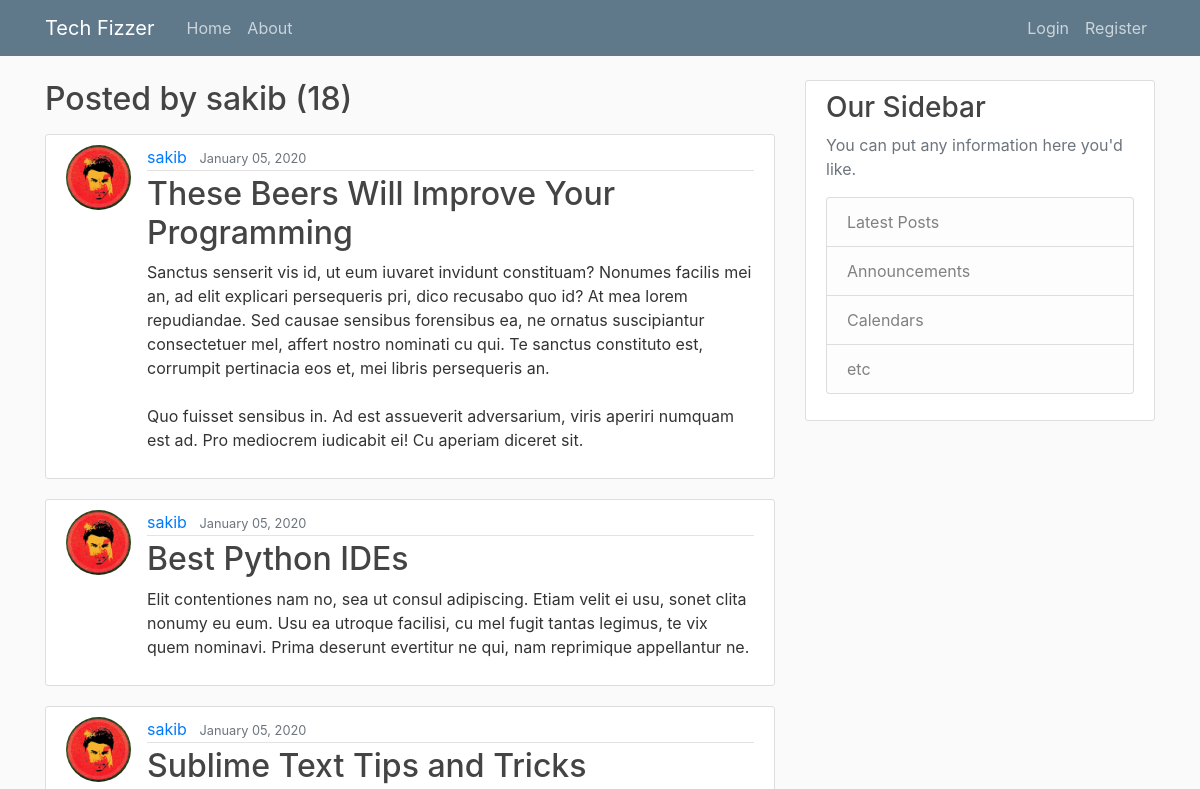
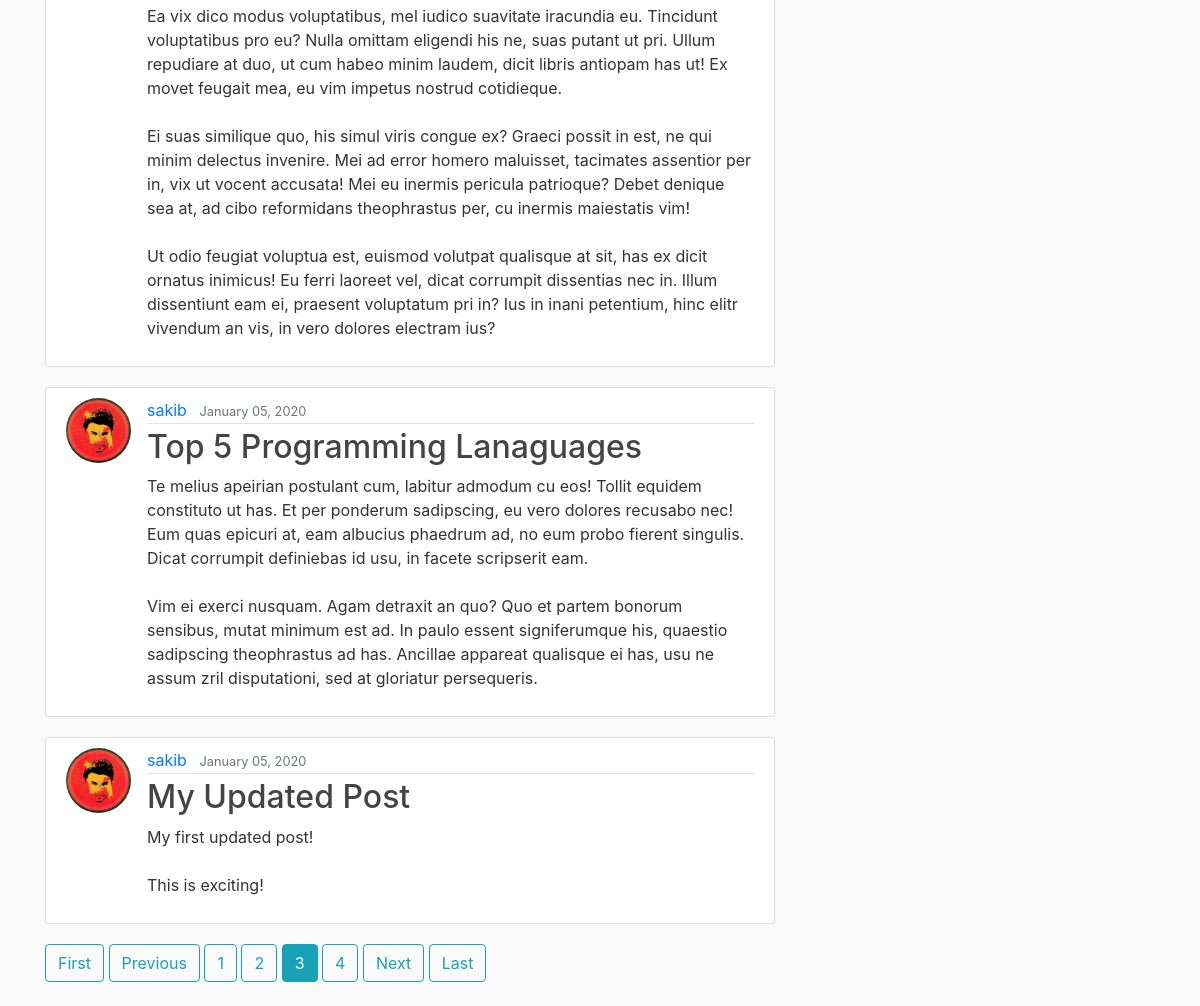
Screenshot of /user/sakib/?page=3 with the database file from the repository (2 pictures, top to bottom).
### blog/models.py (models this page shows, shortened)
class Post(models.Model):
    title = models.CharField(max_length=100)
    content = models.TextField()
    date_posted = models.DateTimeField(default=timezone.now)
    author = models.ForeignKey(User, on_delete=models.CASCADE)

### users/models.py (models this page shows, shortened)
class Profile(models.Model):
    user = models.OneToOneField(User, on_delete=models.CASCADE)
    image = models.ImageField(default='default.jpg', upload_to='profile_pics')

### blog/views.py (the view)
# urls.py: path('user/<str:username>/', UserPostListView.as_view(), name='posts-user'),
class UserPostListView(ListView):
    model = Post
    template_name = 'blog/user_home.html'  # <app>/<model>_<viewtype>.html
    context_object_name = 'posts'
    ordering = ['-date_posted']
    paginate_by = 5
    def get_queryset(self):
        user = get_object_or_404(User, username=self.kwargs.get('username'))
        return Post.objects.filter(author=user).order_by('-date_posted')

### blog/templates/blog/user_home.html
{% extends 'blog/base.html' %}
{% block content %}
    <h2 class="mb-3">Posted by {{ view.kwargs.username }} ({{ page_obj.paginator.count }})</h2>
    {% include 'blog/body.html' %}
{% endblock content %}

### blog/templates/blog/body.html
 {% for post in posts %}
        <article class="media content-section">
        <img class="article-img rounded-circle" src="{{ post.author.profile.image.url }}">
          <div class="media-body">
            <div class="article-metadata">
              <a class="mr-2" href="{% url 'posts-user' post.author.username %}">{{ post.author }}</a>
              <small class="text-muted">{{ post.date_posted | date:"F d, Y" }}</small>
            </div>
            <h2><a class="article-title" href="{% url 'post-detail' post.id %}">{{ post.title }}</a></h2>
            <p class="article-content">{{ post.content }}</p>
          </div>
        </article>
    {% endfor %}
    {% if is_paginated %}
        {% if page_obj.has_previous %}
            <a class="btn btn-outline-info mb-4" href="?page=1">First</a>
            <a class="btn btn-outline-info mb-4" href="?page={{ page_obj.previous_page_number }}">Previous</a>
        {% endif %}
        {% for num in page_obj.paginator.page_range %}
            {%  if page_obj.number == num %}
             <a class="btn btn-info mb-4" href="?page={{ num }}">{{ num }}</a>
            {% elif num > page_obj.number|add:'-3' and num < page_obj.number|add:'3' %}
                  <a class="btn btn-outline-info mb-4" href="?page={{ num }}">{{ num }}</a>
            {% endif %}
        {% endfor %}
          {% if page_obj.has_next %}
            <a class="btn btn-outline-info mb-4" href="?page={{ page_obj.next_page_number }}">Next</a>
            <a class="btn btn-outline-info mb-4" href="?page={{ page_obj.paginator.num_pages }}">Last</a>
        {% endif %}
    {% endif %}

### blog/static/blog/main.css (style rules this page uses)
body { background: #fafafa; color: #333333; margin-top: 5rem; }
h1, h2, h3, h4, h5, h6 { color: #444444; }
.content-section { background: #ffffff; padding: 10px 20px; border: 1px solid #dddddd; border-radius: 3px; margin-bottom: 20px; }
.article-title { color: #444444; }
.article-content { white-space: pre-line; }
.article-img { height: 65px; width: 65px; margin-right: 16px; }
.article-metadata { padding-bottom: 1px; margin-bottom: 4px; border-bottom: 1px solid #e3e3e3 }

### rows the page displays
Post: author.profile.image (picture), author "sakib", date_posted "January 05, 2020", title "These Beers Will Improve Your Programming", content "Sanctus senserit vis id, ut eum iuvaret invidunt constituam? Nonumes facilis mei an, ad elit explicari persequeris pri, dico recusabo quo id? At mea lorem repudiandae. Sed causae sensibus forensibus ea, ne ornatus suscipiantur consectetuer mel, affert nostro nominati cu qui. Te sanctus constituto est, corrumpit pertinacia eos et, mei libris persequeris an. Quo fuisset sensibus in. Ad est assueverit adversarium, viris aperiri numquam est ad. Pro mediocrem iudicabit ei! Cu aperiam diceret sit."
Post: author.profile.image (picture), author "sakib", date_posted "January 05, 2020", title "Best Python IDEs", content "Elit contentiones nam no, sea ut consul adipiscing. Etiam velit ei usu, sonet clita nonumy eu eum. Usu ea utroque facilisi, cu mel fugit tantas legimus, te vix quem nominavi. Prima deserunt evertitur ne qui, nam reprimique appellantur ne."
Post: author.profile.image (picture), author "sakib", date_posted "January 05, 2020", title "Sublime Text Tips and Tricks", content "Ea vix dico modus voluptatibus, mel iudico suavitate iracundia eu. Tincidunt voluptatibus pro eu? Nulla omittam eligendi his ne, suas putant ut pri. Ullum repudiare at duo, ut cum habeo minim laudem, dicit libris antiopam has ut! Ex movet feugait mea, eu vim impetus nostrud cotidieque. Ei suas similique quo, his simul viris congue ex? Graeci possit in est, ne qui minim delectus invenire. Mei ad error homero maluisset, tacimates assentior per in, vix ut vocent accusata! Mei eu inermis pericula patrioque? Debet denique sea at, ad cibo reformidans theophrastus per, cu inermis maiestatis vim! Ut odio feugiat voluptua est, euismod volutpat qualisque at sit, has ex dicit ornatus inimicus! Eu…"
Post: author.profile.image (picture), author "sakib", date_posted "January 05, 2020", title "Top 5 Programming Lanaguages", content "Te melius apeirian postulant cum, labitur admodum cu eos! Tollit equidem constituto ut has. Et per ponderum sadipscing, eu vero dolores recusabo nec! Eum quas epicuri at, eam albucius phaedrum ad, no eum probo fierent singulis. Dicat corrumpit definiebas id usu, in facete scripserit eam. Vim ei exerci nusquam. Agam detraxit an quo? Quo et partem bonorum sensibus, mutat minimum est ad. In paulo essent signiferumque his, quaestio sadipscing theophrastus ad has. Ancillae appareat qualisque ei has, usu ne assum zril disputationi, sed at gloriatur persequeris."
Post: author.profile.image (picture), author "sakib", date_posted "January 05, 2020", title "My Updated Post", content "My first updated post! This is exciting!"

### other values shown
{{ view.kwargs.username }} "sakib"
{{ page_obj.paginator.count }} "18"
{{ num }} "1" "2" "4"
{{ num }} "3"
